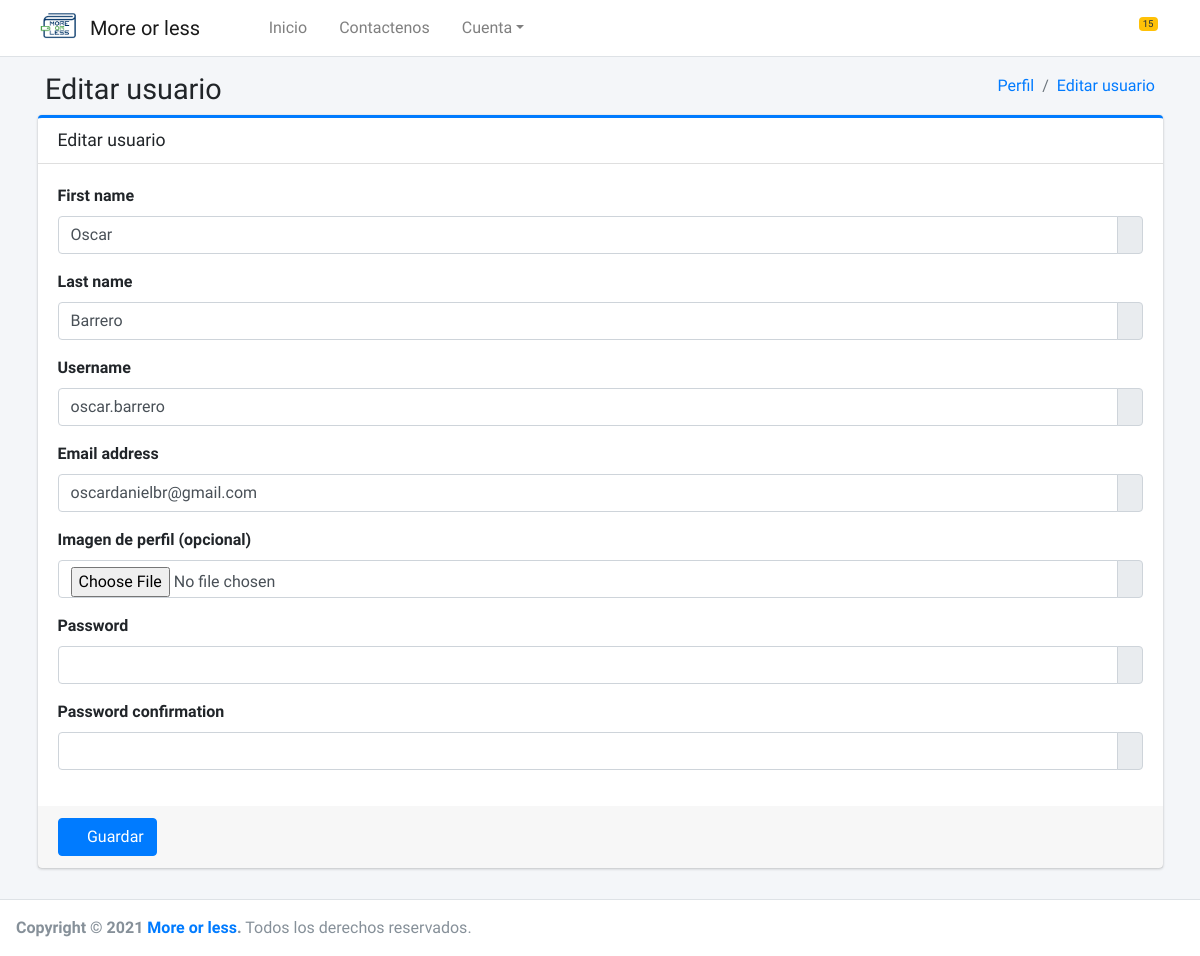
Screenshot of /usuario/update/ (signed in) with the database file from the repository.
### core/registro/models.py (models this page shows)
class RegistroUsuario(AbstractUser):
    image = models.ImageField(upload_to='perfil/%Y/%m/%d', null=True, blank=True)
    def get_image(self):
        if self.image:
            return "{}{}".format(MEDIA_URL, self.image)
        return "{}{}".format(STATIC_URL, 'img/imagen-perfil-sin-foto.png')

### core/registro/views.py (the view, shortened to what this page needs)
# urls.py: path('usuario/update/', UsuarioUpdateView.as_view(), name='usuarioUpdate'),
class UsuarioUpdateView(UpdateView):
    model = RegistroUsuario
    form_class = RegistroUsuariosForm
    template_name = 'form_usuario.html'
    success_url = reverse_lazy('perfil')
    @method_decorator(csrf_exempt)
    @method_decorator(login_required)
    def dispatch(self, request, *args, **kwargs):
        self.object = self.get_object()
        return super().dispatch(request, *args, **kwargs)
    def get_object(self, queryset=None):
        return self.request.user
    def get_context_data(self, **kwargs):
        context = super().get_context_data(**kwargs)
        context['title'] = 'Editar usuario'
        context['list_url'] = reverse_lazy('perfil')
        context['action'] = 'edit'
        return context

### core/registro/forms.py (shortened to what this page needs)
class RegistroUsuariosForm(UserCreationForm):
    class Meta:
        model = RegistroUsuario
        fields = 'first_name', 'last_name', 'username', 'email','image',
        labels = {
            'image':'Imagen de perfil (opcional)'
        }

### core/registro/templates/form_usuario.html (shortened to what this page needs)
{% extends 'form.html' %}
{% load static %}
{% load widget_tweaks %}
{% block content %}
    <div class="content-wrapper">
        {% block form %}
            <div class="content-header">
            <div class="container">
                <div class="container-fluid">
                    <div class="row mb-2">
                        <div class="col-sm-6">
                            <h1 class="m-0">{{ title }}</h1>
                        </div>
                        <div class="col-sm-6">
                            <ol class="breadcrumb float-sm-right">
                                <li class="breadcrumb-item"><a href="{% url 'perfil' %}">Perfil</a></li>
                                <li class="breadcrumb-item"><a href="{% url 'add' %}">Editar usuario</a></li>
                            </ol>
                        </div>
                    </div>
                </div>
            </div>
        {% endblock %}
        <section class="content">
            <div class="container">
                <form method="post" action="." enctype="multipart/form-data">
                    <div class="card card-outline card-primary">
                        <div class="card-header">
                            <h3 class="card-title">{{ title }}</h3>
                        </div>
                        <div class="card-body">
                            {% for field in form.visible_fields %}
                                <label>{{ field.label }}</label>
                                <div class="input-group mb-3">
                                    {{ field | add_class:'form-control' }}
                                    <div class="input-group-append">
                                        <div class="input-group-text">
                                        </div>
                                    </div>
                                </div>
                            {% endfor %}
                        </div>
                        <div class="card-footer">
                            <button id="submit" type="submit" class="btn btn-primary btnTest"><i
                                    class="fas fa-save"></i>
                                Guardar
                            </button>
                        </div>
                    </div>
                </form>
            </div>
        </section>
        </div>
{% endblock %}

### rows the page displays
RegistroUsuario: first_name "Oscar" "Barrero" "oscar.barrero" "oscardanielbr@gmail.com"

### other values shown
{{ title }} "Editar usuario"
{{ field.label }} "First name" "Last name" "Username" "Email address" "Imagen de perfil (opcional)" "Password" "Password confirmation"
